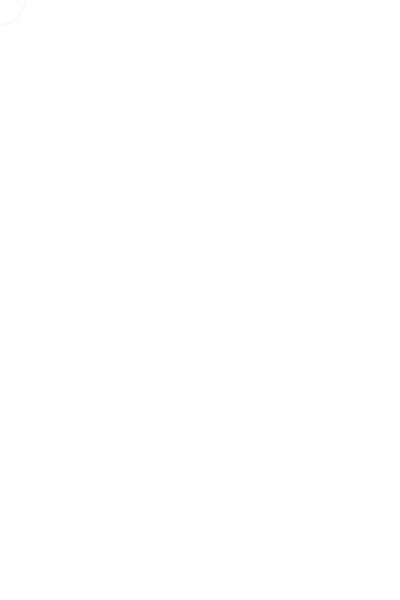
Frame 1 (no input)
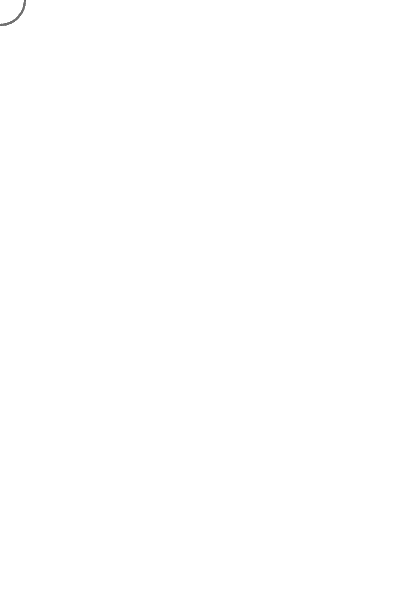
Frame 60 (no input)
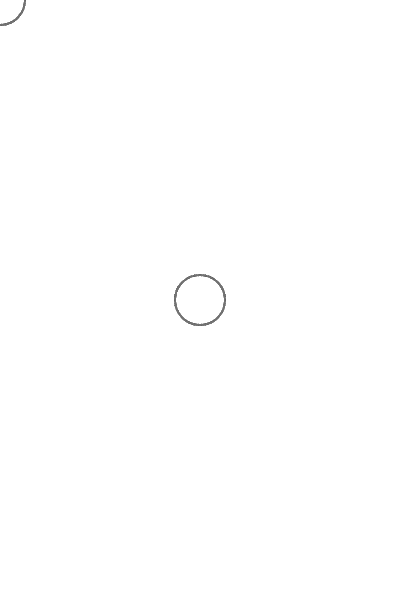
Frame 120 (the mouse pressed at the canvas centre since frame 60)

The p5.js sketch that drew these frames (run headless with seeded random() and noise() and a simulated clock; from frame 60 on, the mouse is pressed at the canvas centre):

// p5.js sketch
// ── sketch.js

/*
  • Just Testing p5
  • checking vars
  • checking export
  • rectangle follow mouse - CENTER
*/


// global vars
var s = 50;

function setup() {
  createCanvas(400,600);
}

function draw() {
  //background(0);
  // ellipse
  ellipseMode(CENTER);
  noFill();
  stroke(100,10);
  strokeWeight(2);
  ellipse(mouseX,mouseY,s,s);
}

function keyPressed(){
  background(255,255,255);
  return false; // prevent any default behaviour
}
// ── style.css
body {
  padding: 0; 
  margin: 0;
  } 

h1 {
  text-align: center; 
  font-family: 'Poiret One', cursive;
  margin-bottom: 0px;
  } 

p {
  font-size: 1em; 
  font-family: 'Poiret One', cursive; 
  text-align: center; 
  margin-top: 0; 
  }

canvas {
  display: block;
  vertical-align: top; 
  margin: 0 auto;
  } 
